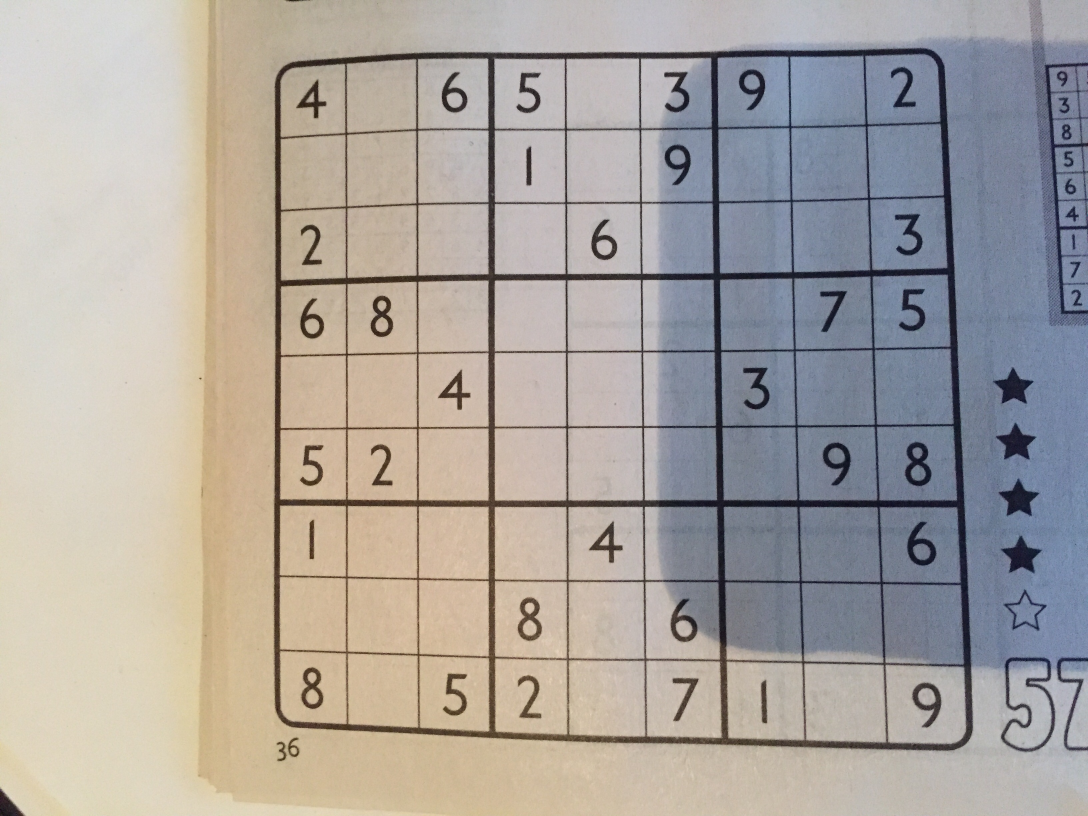
#> input picture hw1/examples1/IMG_1290.JPG, 3264 x 2448 px, found by its file name (shown at 1/3 size); its folder holds 4 pictures in this run
$ jupyter execute --allow-errors Belov_Aleksandr_inclass1_final.ipynb   (shell and % lines are left out)
#> lines starting #> are read from the running program, lines starting #| are printed output that depends on the picture; after the words box and inside, x2 and y2 are one past the last pixel; in counts of white or black regions, pixels touching at a corner belong together
### hw1/Belov_inclass1.py
import os

from skimage import io
from skimage.morphology import dilation, disk
from skimage.feature import canny, match_template
from skimage.transform import rescale, resize, ProjectiveTransform, warp, hough_line, hough_line_peaks

import numpy as np
import cv2


SUDOKU_SHAPE = 500
ITEM_REDUCE_COEFF = 0.88

PATH_TO_TEMPLATES = 'templates'
IMG_FORMATS = ['jpg', 'jpeg', 'png']


def get_tform_points(current_points):
    """Return desired points for ProjectiveTransform."""

    #Firstly we should sort the corner's point
    current_points[:2] = np.array(sorted(current_points[:2], key=lambda x: x[1]))
    current_points[2:] = np.array(sorted(current_points[2:], key=lambda x: x[1]))

    a = current_points[:2][:, 0].mean()
    c = current_points[2:][:, 0].mean()
    b = current_points[::2][:, 1].mean()
    d = current_points[1::2][:, 1].mean()

    desired_points = [[a, b], [a, d], [c, b], [c, d]]
    desired_points = np.array(desired_points, dtype=np.int32)

    return desired_points


def find_corners(image):
    edges = canny(image)
    selem = disk(1)
    edges = dilation(edges, selem)

    edges = (edges).astype(np.uint8)
    ext_contours = cv2.findContours(edges.copy(), cv2.RETR_EXTERNAL, cv2.CHAIN_APPROX_SIMPLE)[0]
    contour = max(ext_contours, key=cv2.contourArea)
    contour = contour.squeeze()

    epsilon = 0.05 * cv2.arcLength(contour, True)
    corners = cv2.approxPolyDP(contour, epsilon, True).squeeze()

    return corners


def transform_image(image, corners):
    corners = sorted(corners, key=lambda x: x[0])
    corners = np.array(corners)

    desired_corners = get_tform_points(corners)

    tform = ProjectiveTransform()
    tform.estimate(desired_corners, corners)
    image_warped = warp(image, tform)

    return image_warped, desired_corners


def crop_image(image, corners):
    left, bot = corners.min(axis=0)
    right, top = corners.max(axis=0)

    image_cropped = image[bot: top, left:right]
    side = max(image_cropped.shape)

    image_cropped = resize(image_cropped, (side, side),
                           anti_aliasing=True)
    image_cropped = rescale(image_cropped, SUDOKU_SHAPE/side)

    return image_cropped


def normalize_image(image):
    corners = find_corners(image)
    image_warped, desired_corners = transform_image(image, corners)
    image_cropped = crop_image(image_warped, desired_corners)

    return image_cropped


def get_sudoku_items(image):
    size_d = round(SUDOKU_SHAPE/9)
    size_dig = round(size_d*ITEM_REDUCE_COEFF)
    shift = (size_d - size_dig) // 2
    sudoku = np.zeros((9, 9, size_dig, size_dig))

    for i in range(9):
        for j in range(9):
            digit_img = image[i*size_d:(i+1)*size_d, j*size_d:(j+1)*size_d].copy()
            digit_img = digit_img[shift: shift+size_dig, shift: shift+size_dig]

            threshold = np.median(digit_img)*0.9
            digit_img[digit_img>threshold] = 1
            sudoku[i, j] = digit_img

    return sudoku


def get_image_paths(path):
    is_img = lambda x: any(x.endswith(format) for format in IMG_FORMATS)

    files = os.listdir(path)
    files = map(str.lower, files)
    files = filter(is_img, files)
    image_paths = [os.path.join(path, s) for s in files]

    return image_paths


def load_templates():
    templates_paths = get_image_paths(PATH_TO_TEMPLATES)
    templates_paths.sort()

    templates = {i: [] for i in range(1, 10)}

    for i, t in enumerate(templates_paths):
        template = io.imread(t, as_gray=True)
        template = rescale(template, 0.95)
        templates[i//2+1].append(template)

    return templates


# [10 lines left out: function find_max_digits_corr, not called in this run]


def recognize_digits(image, threshold=1.2):
    sudoku = get_sudoku_items(image)
    templates = load_templates()

    digits = np.zeros((9, 9), dtype=np.uint8)

    for i in range(9):
        for j in range(9):
            max_digits_corr = find_max_digits_corr(sudoku[i, j], templates)
            digits[i, j] = np.argmax(max_digits_corr) + 1 if max_digits_corr.max() > threshold else 0

    return digits

### hw1/Belov_Aleksandr_inclass1_final.ipynb
## Introduction to Computer Vision
## In-class 1. Sudoku recognition
### Aleksandr Belov

You can change index of ```samples[i]``` or `examples` folder to check result, see **Read image** part.

[cell 1]
import os

import numpy as np
from matplotlib import cm
import matplotlib.pyplot as plt

from skimage import io
from skimage.transform import rescale

from Belov_inclass1 import normalize_image, recognize_digits, SUDOKU_SHAPE
from sudoku import solve_sudoku

### Get image paths

[cell 2]
PATH_TO_TEMPLATES = 'templates'
IMG_FORMATS = ['jpg', 'jpeg', 'png']

is_img = lambda x: any(x.endswith(format) for format in IMG_FORMATS)

[cell 3]
def get_image_paths(path):
    files = os.listdir(path)
    files = map(str.lower, files)
    files = filter(is_img, files)
    image_paths = [os.path.join(path, s) for s in files]

    return image_paths

## 0. Read image

[cell 4]
PATH_TO_SAMPLES = 'examples1'
#PATH_TO_SAMPLES = 'examples2'
samples = get_image_paths(PATH_TO_SAMPLES)
IDX = 3

fname = samples[IDX]
image_full = io.imread(fname, as_gray=True)
#> image_full: shape (2448, 3264) float64; min 0.00253, max 0.888, mean 0.649
image_scaled = rescale(image_full, 0.3)
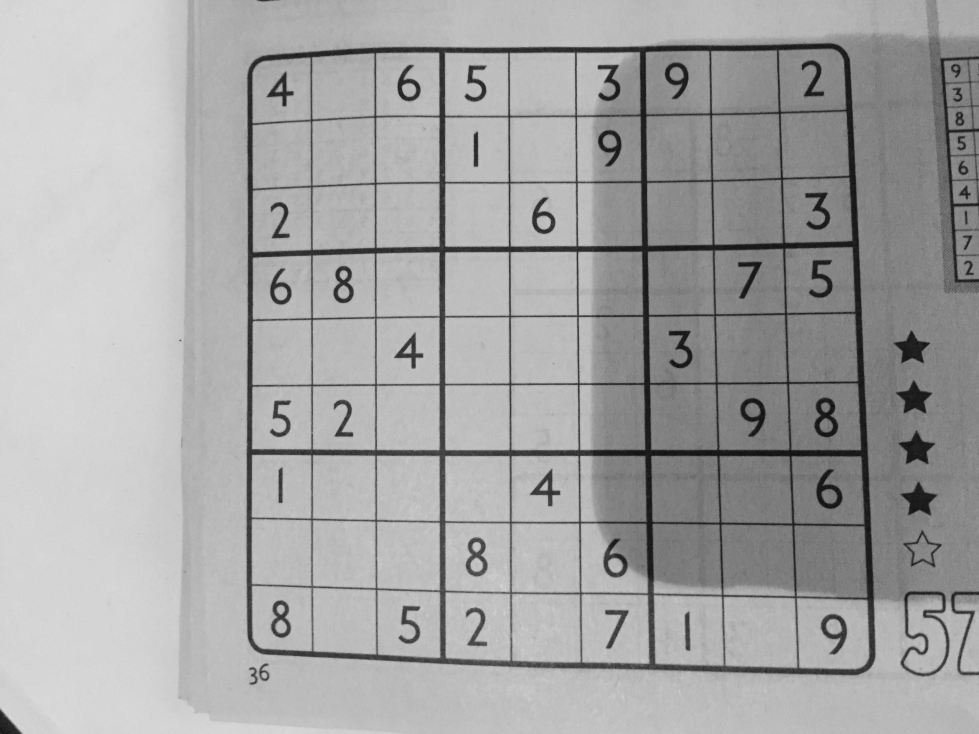
#> image_scaled: shape (734, 979) float64; min 0.0611, max 0.863, mean 0.649

plt.figure(figsize=(18, 9))
plt.imshow(image_full, cmap=cm.gray)
plt.axis('off')

## 1. Normalization

[cell 5]
image_normalized = normalize_image(image_full)
#> in find_corners, `edges = canny(image)`:
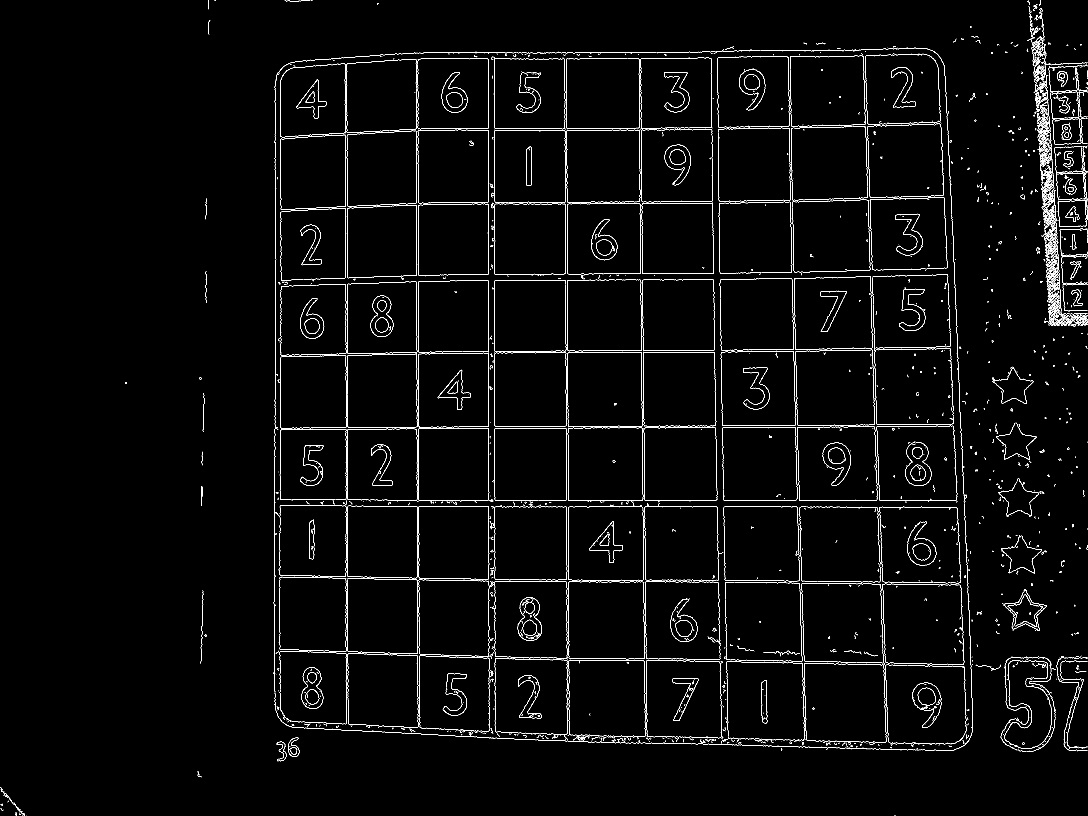
#> edges: shape (2448, 3264) bool (shown at 1/3 size); 1.7% white in thin lines or dots
#> in find_corners, `edges = dilation(edges, selem)`:
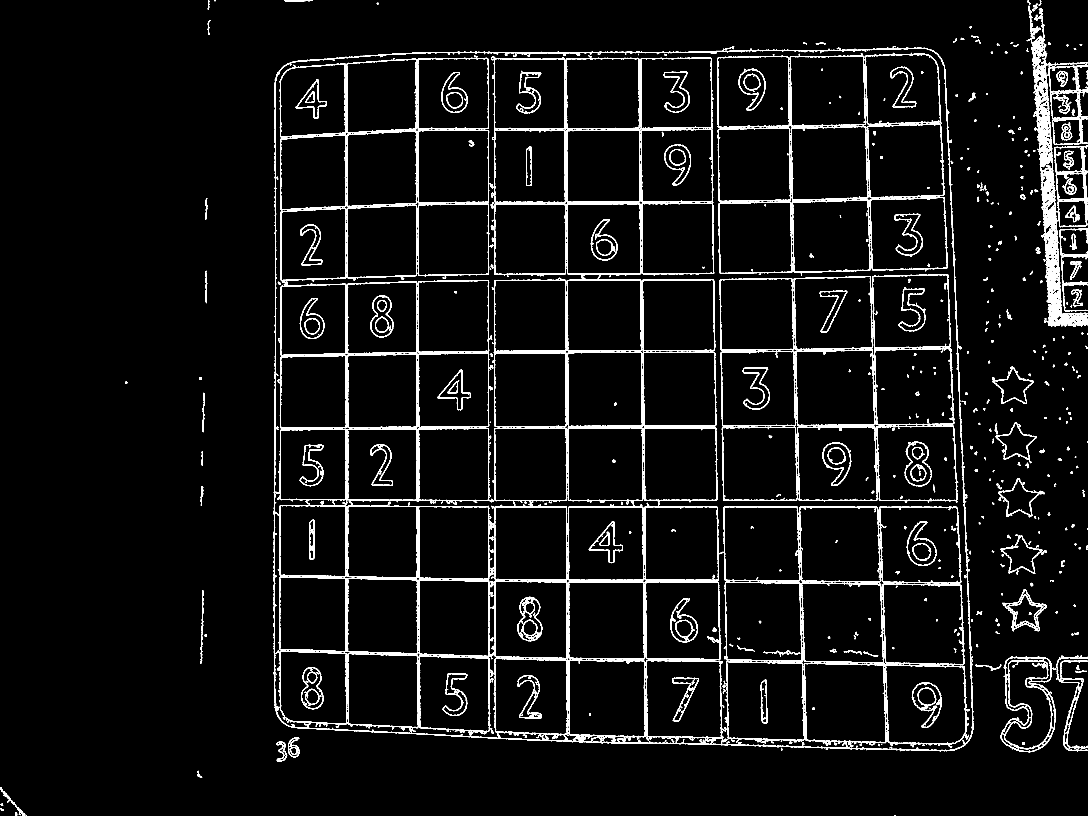
#> edges: shape (2448, 3264) bool (shown at 1/3 size); 4.8% white; 867 white regions (257 under 20 px)
#> in find_corners, `ext_contours = cv2.findContours(edges.copy(), cv2.RETR_EXTERNAL, cv2.C..`: ext_contours = 283 contours, 88 with area under 20; largest, box (x1, y1, x2, y2) and area: (819, 142, 2920, 2254) 4245079, (3080, 17, 3264, 981) 56716, (3001, 1969, 3169, 2257) 35384, (3141, 196, 3264, 435) 20592, (3007, 1767, 3141, 1894) 7588
#> in find_corners, `contour = max(ext_contours, key=cv2.contourArea)`: contour = contour of 2502 points, box (x1, y1, x2, y2) (819, 142, 2920, 2254), area 4245079
#> in find_corners, `contour = contour.squeeze()`: contour = 2502 pairs, first value 819 to 2919, second value 142 to 2253
#> in find_corners, `epsilon = 0.05 * cv2.arcLength(contour, True)`: epsilon = 437.1
#> in find_corners, `corners = cv2.approxPolyDP(contour, epsilon, True).squeeze()`: corners = [[2809, 158], [843, 205], [845, 2166], [2901, 2229]]
#> in transform_image, `corners = sorted(corners, key=lambda x: x[0])`: corners = [[843, 205], [845, 2166], [2809, 158], [2901, 2229]]
#> in get_tform_points, `a = current_points[:2][:, 0].mean()`: a = 844
#> in get_tform_points, `c = current_points[2:][:, 0].mean()`: c = 2855
#> in get_tform_points, `b = current_points[::2][:, 1].mean()`: b = 181.5
#> in get_tform_points, `d = current_points[1::2][:, 1].mean()`: d = 2197.5
#> in get_tform_points, `desired_points = [[a, b], [a, d], [c, b], [c, d]]`: desired_points = [[844, 181.5], [844, 2197.5], [2855, 181.5], [2855, 2197.5]]
#> in get_tform_points, `desired_points = np.array(desired_points, dtype=np.int32)`: desired_points = [[844, 181], [844, 2197], [2855, 181], [2855, 2197]]
#> in transform_image, `desired_corners = get_tform_points(corners)`: desired_corners has the same summary as desired_points in get_tform_points
#> in transform_image, `image_warped = warp(image, tform)`:
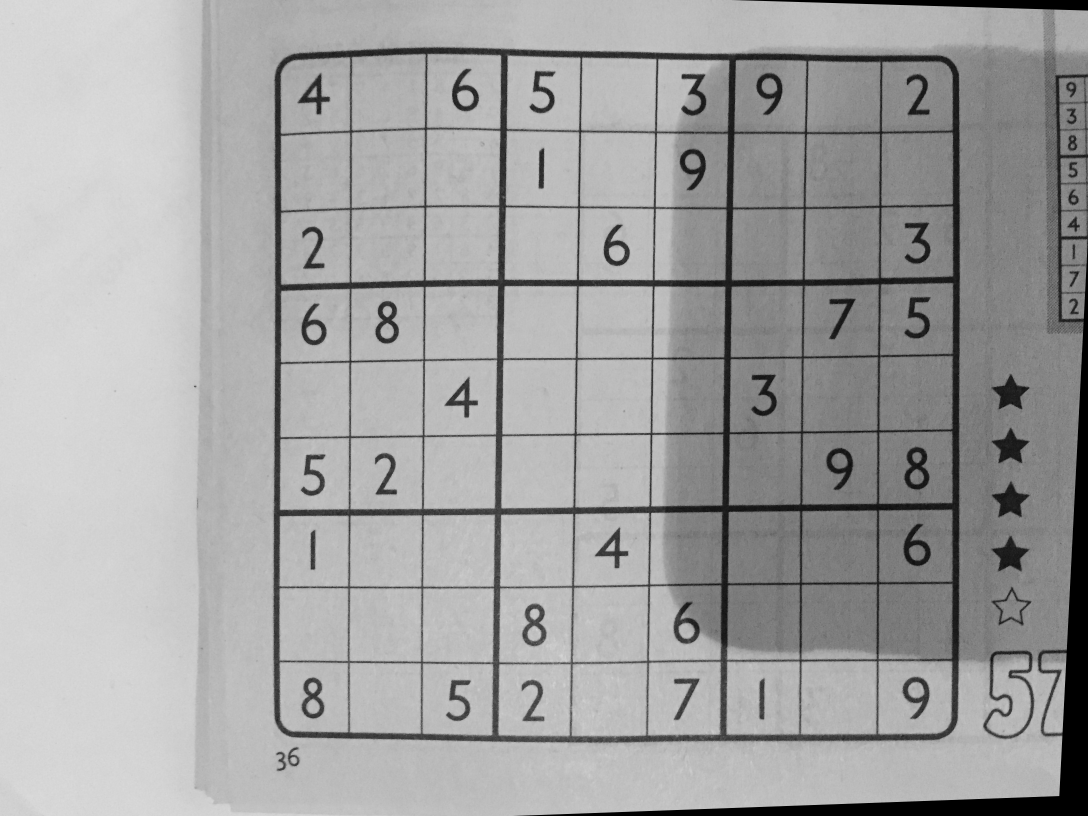
#> image_warped: shape (2448, 3264) float64 (shown at 1/3 size); min 0, max 0.871, mean 0.639
#> in normalize_image, `image_warped, desired_corners = transform_image(image, corners)`: desired_corners has the same summary as desired_points in get_tform_points
#> in crop_image, `left, bot = corners.min(axis=0)`: left = 844; bot = 181
#> in crop_image, `right, top = corners.max(axis=0)`: right = 2855; top = 2197
#> in crop_image, `image_cropped = rescale(image_cropped, SUDOKU_SHAPE/side)`:
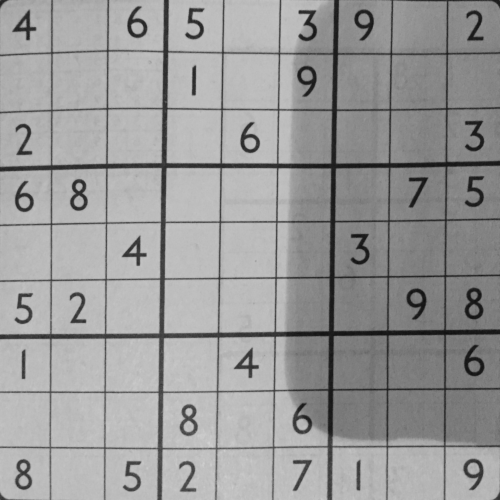
#> image_cropped: shape (500, 500) float64; min 0.0622, max 0.824, mean 0.607

plt.figure(figsize=(18, 9))
plt.imshow(image_normalized, cmap=cm.gray)
plt.axis('off')

## 2. Digits recognition

[cell 6]
size_d = round(SUDOKU_SHAPE/9)

#> (the rest of this cell did not finish here and is left out)

#> after the loop in get_sudoku_items, `for i in range(9):`:
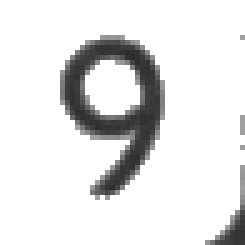
#> digit_img: shape (49, 49) float64 (shown 5 times larger); min 0.17, max 1, mean 0.895
plt.figure(figsize=(18, 9))
plt.imshow(image_normalized, cmap=cm.gray)

for i in range(9):
    for j in range(9):
        plt.text((j+1)*size_d-17, i*size_d+20, str(digits[i, j]), fontdict={'size':20, 'color':'r'})

plt.axis('off')

## 3. Solve sudoku

#> (a cell that did not finish here is left out)
